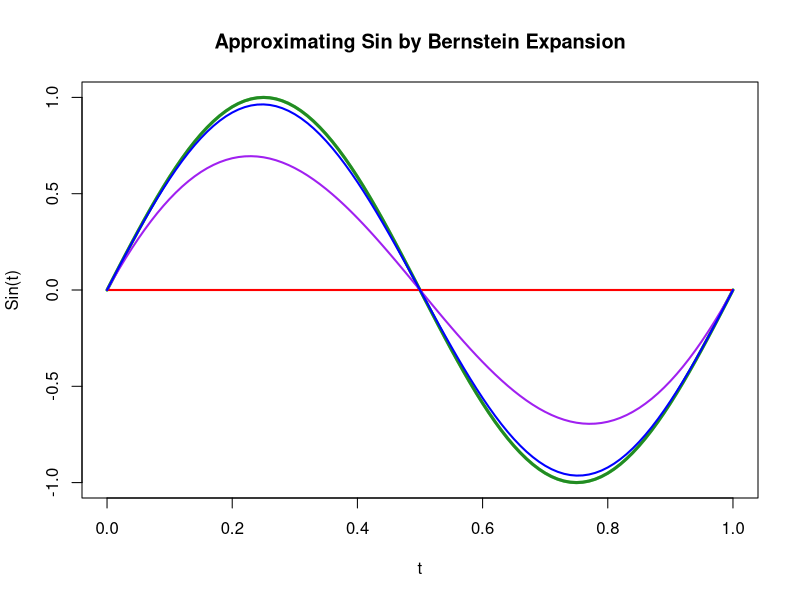

Generate this figure with R:
## Bernstein polynomials
library(plyr)

# Make the (n,k)th Bernstein Basis Polynomial
mkBnk = function(f=function(x){1},n,k){
  coef = choose(n,k)*f(k/n)
  p1 = k
  p2 = n-k
  Bnk = function(x){coef*x^p1*(1-x)^p2}
  #return(c(coef,p1,p2))
  return(Bnk)
}

# Expansion for a function
Bn = function(f=function(x){1},n){
  g = function(x){f(x)}
  k = matrix(0:n)
  bnk = apply(k,1,FUN=function(m){mkBnk(f=g,k=m,n=n)})
  B = function(t){sum(sapply(t, each(bnk)))}
  return(function(t){apply(as.matrix(t),1,B)}) #the default f(x)=1 will satisfy B(X)=1
}

## Example usage
#n = 2
#B20 = mkBnk(n=n,k=0); B21 = mkBnk(n=n,k=1); B22 = mkBnk(n=n,k=2)
#
#t = seq(0,1,.1)
#y20 = B20(t); y21 = B21(t); y22 = B22(t)
#plot(x=t,y=y20,type="l",lwd=2,col="blue")
#points(x=t,y=y21,type="l",lwd=2,col="forestgreen")
#points(x=t,y=y22,type="l",lwd=2,col="red")



## To use the output function, BX, on a vector of values t

t = seq(0,1,.01)
Sin = function(x){sin(2*pi*x)}
BSin1 = Bn(f=Sin,n=1)
BSin10 = Bn(f=Sin,n=10)
BSin100 = Bn(f=Sin,n=100)
fit1 = BSin1(t)
fit10 = BSin10(t)
fit100 = BSin100(t)
plot(t,Sin(t),type="l",lwd=3,col="lightgreen",main="Approximating Sin by Bernstein Expansion")
points(t,Sin(t),type="l",lwd=3,col="forestgreen")
points(t,fit1,type="l",lwd=2,col="red")
points(t,fit10,type="l",lwd=2,col="purple")
points(t,fit100,type="l",lwd=2,col="blue")

## de Casteljau's Algorithm for evaluating Bezier curves

deCasteljau = function(f,t,n){
  pts = seq(0,1,1/n)
  t0 = c(1-t,t)
  Beta = f(pts)
  for (k in 1:n){
    Beta = cbind(Beta[-(length(Beta))],Beta[-1]) %*% t0
    #print(Beta)
  }
  return(Beta)
}

#deCasteljau(Sin,.6,10)

fastB = function(f,n){
  B = function(t){return(deCasteljau(f=f,t,n=n))}
  return(function(t){apply(as.matrix(t),1,B)})
}

fastBSin100 = fastB(Sin,100)

# library(microbenchmark)
# microbenchmark(BSin100(t),fastBSin100(t))
## Unit: milliseconds
## expr       min        lq    median       uq       max neval
## BSin100(t) 1213.9194 1233.5991 1247.0700 1289.011 1944.6590   100
## fastBSin100(t)  309.1887  316.9562  322.6283  342.625  564.1454   100

## N-th Forward difference function
## debug this
diff = function(f,x,dx,N=1,fwd=TRUE){
  pts=ifelse(fwd,seq(N*dx,0,-dx),seq(0,-N*dx,-dx))
  fpts=f(x+pts)
  terms=0:N
  coef=((-1)^terms)*choose(N,terms)
  return(cbind(fpts,coef))
}

diff(function(x){x},0,.01)
